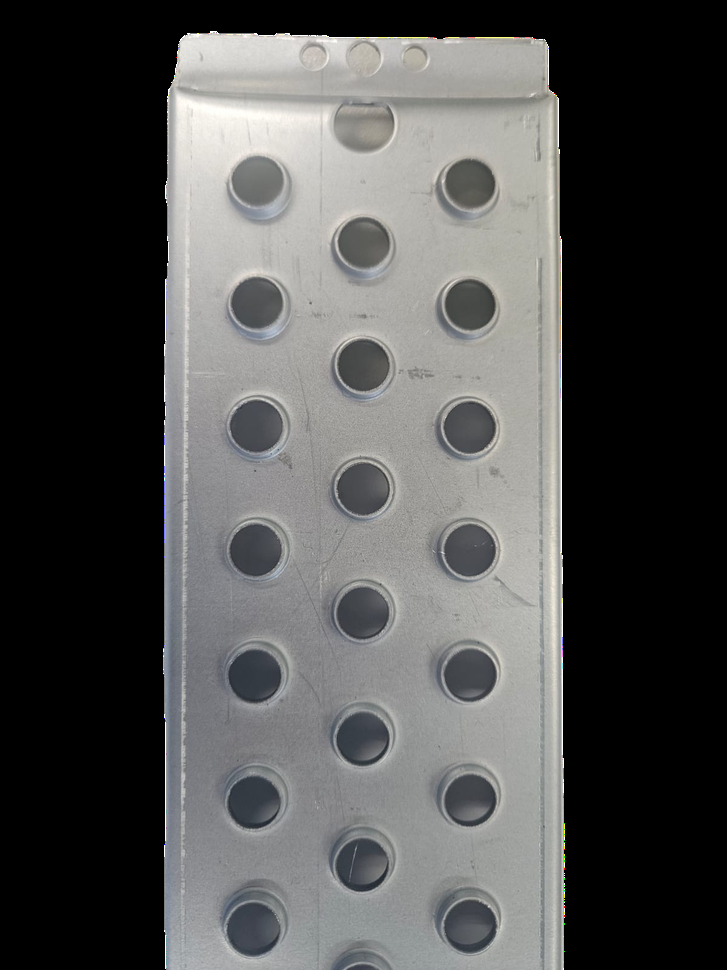
#> input picture imagem_teste.png, 727 x 970 px, shrunk from 1200 x 1600 before the run; its folder holds only this picture in this run
$ python -i analise_imagens_10cm.py   (imports and definitions only)
#> lines starting #> are read from the running program, lines starting #| are printed output that depends on the picture
"""
Script para analisar automaticamente as imagens da pasta imagens_10cm
e gerar diagnóstico sobre a detecção de bordas internas.
"""
import cv2
import numpy as np
import os
from PIL import Image
import pillow_heif

# [1 line not run here, left out]

# Parâmetros
DIAMETRO_NOMINAL_MM = 10.0
pasta = "imagens_10cm"

def carregar_imagem(caminho):
    """Carrega imagem HEIC ou formato normal"""
#> called with caminho = 'imagem_teste.png'
    if caminho.lower().endswith('.heic'):
        pil_img = Image.open(caminho)
        img = cv2.cvtColor(np.array(pil_img), cv2.COLOR_RGB2BGR)
    else:
        img = cv2.imread(caminho)
#> img is the input picture: shape (970, 727, 3); mean B, G, R 79.2, 79.9, 79.7
    return img

# [64 lines left out: function analisar_furo_individual, not called in this run]

def processar_imagem_diagnostico(img_path):
    """Processa uma imagem e retorna diagnóstico completo"""
    img = carregar_imagem(img_path)
    if img is None:
        return None

    gray = cv2.cvtColor(img, cv2.COLOR_BGR2GRAY)

    # Pré-processamento
    blurred = cv2.GaussianBlur(gray, (15, 15), 3)
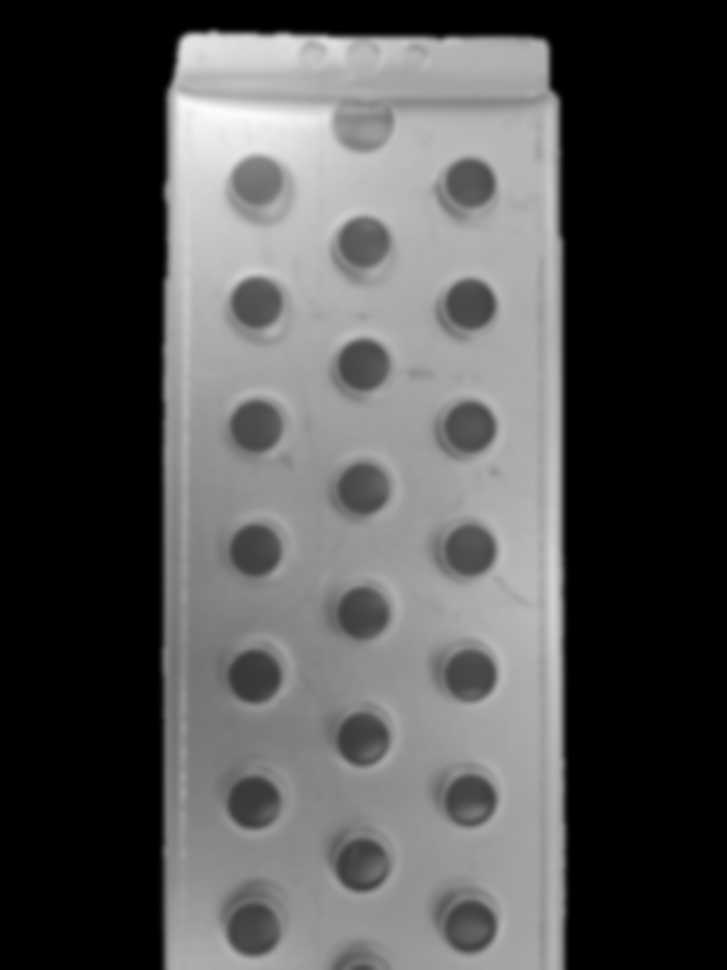
#> blurred: shape (970, 727); min 0, max 252, mean 79.8
    blurred = cv2.medianBlur(blurred, 7)

    # Calcular escala
    altura = img.shape[0]
#> altura = 970
    escala = altura / 4032.0
#> escala = 0.241
    min_radius = max(50, int(140 * escala))
#> min_radius = 50
    max_radius = max(100, int(300 * escala))
#> max_radius = 100
    min_dist = max(150, int(250 * escala))
#> min_dist = 150

    # HoughCircles
    circles = cv2.HoughCircles(
        blurred,
        cv2.HOUGH_GRADIENT,
        dp=1.2,
        minDist=min_dist,
        param1=80,
        param2=50,
        minRadius=min_radius,
        maxRadius=max_radius
    )
#> circles = None

    resultados = {
        'arquivo': os.path.basename(img_path),
        'dimensoes': img.shape[:2],
        'escala': escala,
        'num_furos': 0,
        'furos': []
    }

    if circles is not None:
        circles = np.uint16(np.around(circles))
        resultados['num_furos'] = len(circles[0])

        for idx, c in enumerate(circles[0]):
            cx, cy, r = int(c[0]), int(c[1]), int(c[2])
            diag = analisar_furo_individual(gray, cx, cy, r, idx)
            resultados['furos'].append(diag)

    return resultados

# Processar todas as imagens
# [3 lines not run here, left out]

# [1 line that did not run here, left out]
todos_resultados = []

# [14 lines not run here, left out]

# Coletar estatísticas de todos os furos
todos_raios = []
todas_diferencas = []
todos_gradientes = []
todos_contrastes = []

# [76 lines not run here, left out]

>>> result = processar_imagem_diagnostico('imagem_teste.png')
